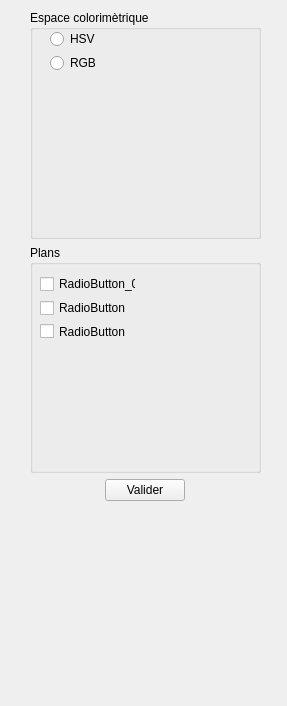
<?xml version="1.0" encoding="UTF-8"?>
<ui version="4.0">
 <class>Conversion</class>
 <widget class="QWidget" name="Conversion">
  <property name="geometry">
   <rect>
    <x>0</x>
    <y>0</y>
    <width>287</width>
    <height>706</height>
   </rect>
  </property>
  <property name="windowTitle">
   <string>Form</string>
  </property>
  <widget class="QWidget" name="">
   <property name="geometry">
    <rect>
     <x>10</x>
     <y>10</y>
     <width>271</width>
     <height>691</height>
    </rect>
   </property>
   <layout class="QGridLayout" name="gridLayout">
    <item row="2" column="3">
     <spacer name="horizontalSpacer_2">
      <property name="orientation">
       <enum>Qt::Horizontal</enum>
      </property>
      <property name="sizeType">
       <enum>QSizePolicy::Fixed</enum>
      </property>
      <property name="sizeHint" stdset="0">
       <size>
        <width>20</width>
        <height>20</height>
       </size>
      </property>
     </spacer>
    </item>
    <item row="1" column="1">
     <widget class="QGroupBox" name="groupBox_Plan">
      <property name="title">
       <string>Plans</string>
      </property>
      <widget class="QWidget" name="">
       <property name="geometry">
        <rect>
         <x>10</x>
         <y>30</y>
         <width>96</width>
         <height>65</height>
        </rect>
       </property>
       <layout class="QVBoxLayout" name="verticalLayout">
        <item>
         <widget class="QCheckBox" name="checkBox_0">
          <property name="text">
           <string>RadioButton_0</string>
          </property>
         </widget>
        </item>
        <item>
         <widget class="QCheckBox" name="checkBox_1">
          <property name="text">
           <string>RadioButton</string>
          </property>
         </widget>
        </item>
        <item>
         <widget class="QCheckBox" name="checkBox_2">
          <property name="text">
           <string>RadioButton</string>
          </property>
         </widget>
        </item>
       </layout>
      </widget>
     </widget>
    </item>
    <item row="0" column="1">
     <widget class="QGroupBox" name="groupBox">
      <property name="title">
       <string>Espace colorimètrique</string>
      </property>
      <widget class="QWidget" name="">
       <property name="geometry">
        <rect>
         <x>20</x>
         <y>20</y>
         <width>45</width>
         <height>42</height>
        </rect>
       </property>
       <layout class="QVBoxLayout" name="verticalLayout_2">
        <item>
         <widget class="QRadioButton" name="radioButton_HSV">
          <property name="text">
           <string>HSV</string>
          </property>
         </widget>
        </item>
        <item>
         <widget class="QRadioButton" name="radioButton_RGB">
          <property name="text">
           <string>RGB</string>
          </property>
         </widget>
        </item>
       </layout>
      </widget>
     </widget>
    </item>
    <item row="2" column="1" alignment="Qt::AlignHCenter">
     <widget class="QPushButton" name="pushButton">
      <property name="maximumSize">
       <size>
        <width>100</width>
        <height>16777215</height>
       </size>
      </property>
      <property name="text">
       <string>Valider</string>
      </property>
     </widget>
    </item>
    <item row="1" column="0">
     <spacer name="horizontalSpacer">
      <property name="orientation">
       <enum>Qt::Horizontal</enum>
      </property>
      <property name="sizeType">
       <enum>QSizePolicy::Fixed</enum>
      </property>
      <property name="sizeHint" stdset="0">
       <size>
        <width>20</width>
        <height>20</height>
       </size>
      </property>
     </spacer>
    </item>
    <item row="3" column="1">
     <spacer name="verticalSpacer">
      <property name="orientation">
       <enum>Qt::Vertical</enum>
      </property>
      <property name="sizeType">
       <enum>QSizePolicy::Fixed</enum>
      </property>
      <property name="sizeHint" stdset="0">
       <size>
        <width>20</width>
        <height>200</height>
       </size>
      </property>
     </spacer>
    </item>
   </layout>
  </widget>
 </widget>
 <resources/>
 <connections/>
</ui>
